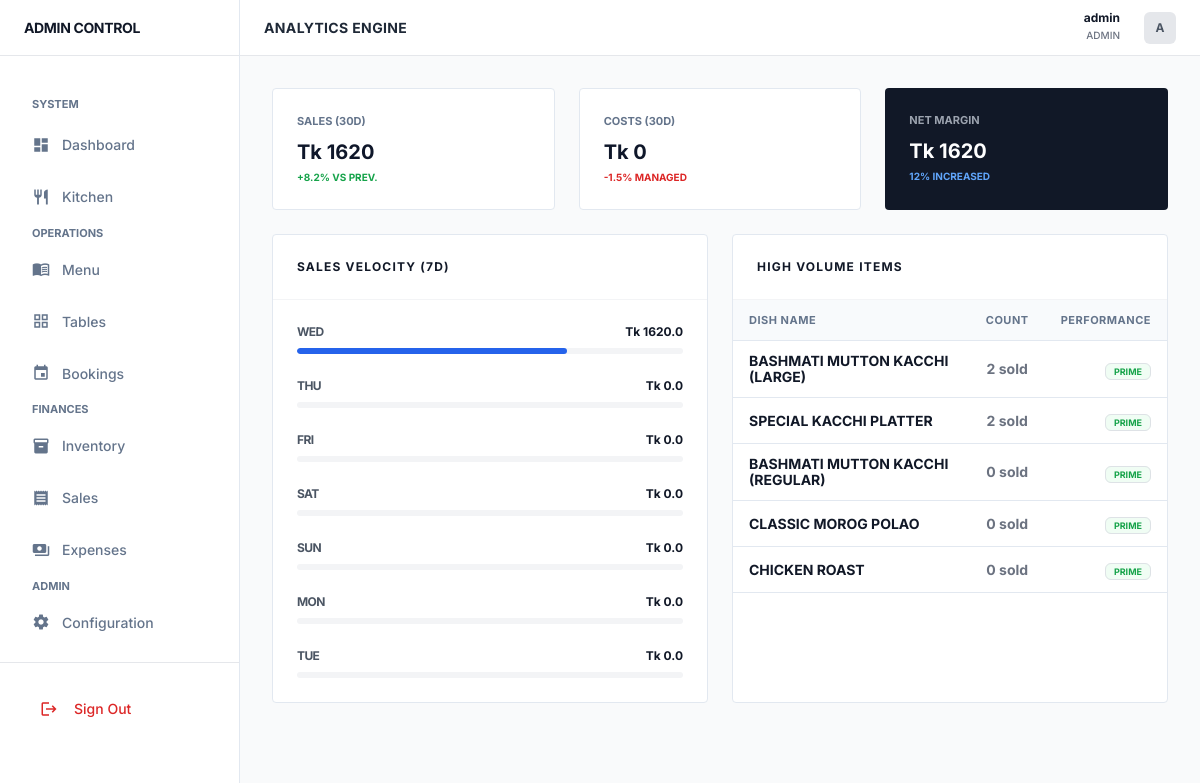
The app's page /reports/ (signed in) with its own data.
### core/models/menu_item.py (models this page shows, shortened)
class MenuItem(models.Model):
    category = models.ForeignKey('Category', on_delete=models.CASCADE, related_name='items')
    name = models.CharField(max_length=100)
    description = models.TextField(blank=True, null=True)
    price = models.DecimalField(max_digits=10, decimal_places=2)
    is_available = models.BooleanField(default=True)
    image = models.ImageField(upload_to='menu_items/', blank=True, null=True)

### core/views/reports.py (the view)
class ReportsDashboardView(LoginRequiredMixin, TemplateView):
    template_name = 'core/reports.html'
    def get_context_data(self, **kwargs):
        context = super().get_context_data(**kwargs)
        today = timezone.now().date()
        last_30_days = today - timedelta(days=30)
        orders = Order.objects.filter(status='paid', created_at__date__gte=last_30_days)
        total_sales = sum(o.total_price for o in orders)
        context['total_sales'] = total_sales
        expenses = Expense.objects.filter(date__gte=last_30_days)
        total_expenses = expenses.aggregate(Sum('amount'))['amount__sum'] or 0
        context['total_expenses'] = total_expenses
        context['net_profit'] = total_sales - total_expenses
        context['popular_items'] = MenuItem.objects.annotate(
            order_count=Count('orderitem')
        ).order_by('-order_count')[:5]
        daily_sales = []
        for i in range(6, -1, -1):
            date = today - timedelta(days=i)
            day_orders = Order.objects.filter(status='paid', created_at__date=date)
            amount = sum(o.total_price for o in day_orders)
            daily_sales.append({'date': date.strftime('%a'), 'amount': float(amount)})
        context['daily_sales_json'] = daily_sales
        return context

### core/context_processors.py (called while the page is built)
def low_stock_processor(request):
    if request.user.is_authenticated:
        low_stock_count = 0
        ingredients = Ingredient.objects.all()
        for item in ingredients:
            if item.current_stock <= item.low_stock_threshold:
                low_stock_count += 1
        return {'sidebar_low_stock_count': low_stock_count}
    return {'sidebar_low_stock_count': 0}

### core/models/order.py (called while the page is built)
    @property
    def subtotal(self):
        return sum(item.get_total_item_price() for item in self.items.all())

    @property
    def tax_amount(self):
        return (self.subtotal * self.tax_rate) / 100

    @property
    def total_price(self):
        return self.subtotal + self.tax_amount

### core/models/order_item.py (called while the page is built)
    def get_total_item_price(self):
        return self.quantity * self.price

### core/templates/core/reports.html
{% extends 'core/base.html' %}
{% load inventory_extras %}
{% block page_title %}Analytics Engine{% endblock %}
{% block content %}
<div class="grid grid-cols-1 md:grid-cols-3 gap-4 mb-6">
    <div class="app-card p-4">
        <p class="section-label">Sales (30D)</p>
        <h3 class="text-xl font-bold">Tk {{ total_sales|floatformat:0 }}</h3>
        <p class="text-[10px] font-bold text-green-600 uppercase mt-1">+8.2% vs Prev.</p>
    </div>
    <div class="app-card p-4">
        <p class="section-label">Costs (30D)</p>
        <h3 class="text-xl font-bold">Tk {{ total_expenses|floatformat:0 }}</h3>
        <p class="text-[10px] font-bold text-red-600 uppercase mt-1">-1.5% Managed</p>
    </div>
    <div class="app-card p-4 bg-gray-900 border-none">
        <p class="section-label text-gray-400">Net Margin</p>
        <h3 class="text-xl font-bold text-white">Tk {{ net_profit|floatformat:0 }}</h3>
        <p class="text-[10px] font-bold text-blue-400 uppercase mt-1">12% Increased</p>
    </div>
</div>
<div class="grid grid-cols-1 lg:grid-cols-2 gap-6">
    <div class="app-card overflow-hidden">
        <div class="px-6 py-4 border-b border-gray-100">
            <h4 class="text-xs font-bold text-gray-900 uppercase tracking-widest">Sales Velocity (7D)</h4>
        </div>
        <div class="p-6 space-y-6">
            {% for day in daily_sales_json %}
            <div>
                <div class="flex justify-between items-center mb-2">
                    <span class="text-xs font-bold text-gray-600 uppercase tracking-tighter">{{ day.date }}</span>
                    <span class="text-xs font-bold text-gray-900">Tk {{ day.amount }}</span>
                </div>
                <div class="w-full h-1.5 bg-gray-100 rounded-full overflow-hidden">
                    <div class="h-full bg-blue-600 rounded-full"
                         style="width: {% if day.amount > 0 %}max(2%, 70%){% else %}0%{% endif %}"></div>
                </div>
            </div>
            {% endfor %}
        </div>
    </div>
    <div class="app-card overflow-hidden">
        <div class="px-6 py-4 border-b border-gray-100">
            <h4 class="text-xs font-bold text-gray-900 uppercase tracking-widest">High Volume Items</h4>
        </div>
        <div class="overflow-x-auto">
            <table class="table-flat">
                <thead>
                    <tr>
                        <th>Dish Name</th>
                        <th class="text-center">Count</th>
                        <th class="text-right">Performance</th>
                    </tr>
                </thead>
                <tbody>
                    {% for item in popular_items %}
                    <tr>
                        <td class="font-bold text-gray-900 uppercase text-xs">{{ item.name }}</td>
                        <td class="text-center text-xs font-bold text-gray-500">{{ item.order_count }} sold</td>
                        <td class="text-right">
                            <span class="text-[9px] font-bold text-green-600 border border-green-200 bg-green-50 px-2 py-0.5 rounded uppercase">Prime</span>
                        </td>
                    </tr>
                    {% empty %}
                    <tr>
                        <td colspan="3" class="py-20 text-center text-gray-400 text-xs font-bold uppercase italic">Insufficient Data</td>
                    </tr>
                    {% endfor %}
                </tbody>
            </table>
        </div>
    </div>
</div>
{% endblock %}

### core/templates/core/base.html (shortened to what this page needs)
{% load static %}
<!DOCTYPE html>
<html lang="en" x-data="{ sidebarOpen: false }">
<head>
    <link href="https://cdn.jsdelivr.net/npm/bootstrap@5.3.0/dist/css/bootstrap.min.css" rel="stylesheet">
    <script src="https://cdn.tailwindcss.com"></script>
    <link rel="stylesheet" href="{% static 'core/css/style.css' %}">
</head>
<body class="bg-gray-50">
    <div class="flex h-screen overflow-hidden">
        <aside :class="sidebarOpen ? 'block' : 'hidden'" class="lg:block flat-sidebar h-full flex flex-col z-40 fixed lg:static inset-y-0 left-0" x-cloak>
            <div class="h-14 flex items-center px-6 border-b border-gray-200">
                <span class="text-sm font-bold text-gray-900 tracking-tight uppercase">Admin Control</span>
            </div>
            <nav class="flex-1 overflow-y-auto p-3 space-y-1">
                <p class="section-label px-3 mt-4">System</p>
                <a href="{% url 'dashboard' %}" class="nav-link-flat {% if request.resolver_match.url_name == 'dashboard' %}nav-link-active{% endif %}">
                    <span class="material-icons text-lg">dashboard</span>
                    <span>Dashboard</span>
                </a>
                <a href="{% url 'kitchen_dashboard' %}" class="nav-link-flat {% if 'kitchen' in request.path %}nav-link-active{% endif %}">
                    <span class="material-icons text-lg">restaurant</span>
                    <span>Kitchen</span>
                </a>
                <p class="section-label px-3 mt-6">Operations</p>
                <a href="{% url 'menu_list' %}" class="nav-link-flat {% if 'menu' in request.path %}nav-link-active{% endif %}">
                    <span class="material-icons text-lg">menu_book</span>
                    <span>Menu</span>
                </a>
                <a href="{% url 'table_list' %}" class="nav-link-flat {% if 'tables' in request.path %}nav-link-active{% endif %}">
                    <span class="material-icons text-lg">grid_view</span>
                    <span>Tables</span>
                </a>
                <a href="{% url 'reservation_list' %}" class="nav-link-flat {% if 'reservations' in request.path %}nav-link-active{% endif %}">
                    <span class="material-icons text-lg">event</span>
                    <span>Bookings</span>
                </a>
                <p class="section-label px-3 mt-6">Finances</p>
                <a href="{% url 'ingredient_list' %}" class="nav-link-flat {% if 'inventory' in request.path %}nav-link-active{% endif %}">
                    <span class="material-icons text-lg">inventory_2</span>
                    <span>Inventory</span>
                </a>
                <a href="{% url 'order_list' %}" class="nav-link-flat {% if 'orders' in request.path %}nav-link-active{% endif %}">
                    <span class="material-icons text-lg">receipt</span>
                    <span>Sales</span>
                </a>
                <a href="{% url 'expense_list' %}" class="nav-link-flat {% if 'expenses' in request.path %}nav-link-active{% endif %}">
                    <span class="material-icons text-lg">payments</span>
                    <span>Expenses</span>
                </a>
                {% if user.is_superuser %}
                <p class="section-label px-3 mt-6">Admin</p>
                <a href="{% url 'settings_home' %}" class="nav-link-flat {% if 'settings' in request.path %}nav-link-active{% endif %}">
                    <span class="material-icons text-lg">settings</span>
                    <span>Configuration</span>
                </a>
                {% endif %}
            </nav>
            <div class="p-4 border-t border-gray-200">
                <form action="{% url 'logout' %}" method="post">
                    <button type="submit" class="flex items-center gap-3 w-full px-3 py-2 text-sm font-medium text-red-600 hover:bg-red-50 rounded">
                        <span class="material-icons text-lg">logout</span>
                        <span>Sign Out</span>
                    </button>
                </form>
            </div>
        </aside>
        <div class="flex-1 flex flex-col min-w-0">
            <header class="h-14 bg-white border-b border-gray-200 flex items-center justify-between px-6 sticky top-0 z-30">
                <div class="flex items-center gap-4">
                    <h1 class="text-sm font-bold text-gray-800 uppercase tracking-wide">{% block page_title %}Overview{% endblock %}</h1>
                </div>
                <div class="flex items-center gap-4">
                    <div class="text-right hidden sm:block">
                        <p class="text-xs font-bold text-gray-900 leading-none mb-1">{{ user.username }}</p>
                        <p class="text-[10px] text-gray-500 uppercase font-medium">{% if user.is_superuser %}Admin{% else %}Staff{% endif %}</p>
                    </div>
                    <div class="w-8 h-8 bg-gray-200 rounded flex items-center justify-center text-xs font-bold text-gray-600">
                        {{ user.username|first|upper }}
                    </div>
                </div>
            </header>
            <main class="flex-1 overflow-y-auto p-6 lg:p-8">
                {% block content %}{% endblock %}
            </main>
        </div>
    </div>
</body>
</html>

### core/static/core/css/style.css (style rules this page uses)
:root { --primary-color: #2563eb; --secondary-color: #64748b; --success-color: #16a34a; --danger-color: #dc2626; --bg-light: #f8fafc; --bg-white: #ffffff; --text-main: #1e293b; --text-muted: #64748b; --border-main: #e2e8f0; --border-dark: #cbd5e1; --radius-none: 0px; --radius-sm: 4px; --radius-md: 6px; --sidebar-w: 240px; --header-h: 56px; }
* { transition: none !important; box-shadow: none !important; }
body { background-color: var(--bg-light); color: var(--text-main); font-family: 'Inter', system-ui, -apple-system, sans-serif; line-height: 1.5; -webkit-font-smoothing: grayscale; }
.app-card { background: var(--bg-white); border: 1px solid var(--border-main); border-radius: var(--radius-sm); }
.flat-sidebar { width: var(--sidebar-w); background: var(--bg-white); border-right: 1px solid var(--border-main); }
.nav-link-flat { display: flex; align-items: center; gap: 12px; padding: 10px 16px; color: var(--text-muted); font-size: 14px; font-weight: 500; border-radius: var(--radius-sm); text-decoration: none; }
.table-flat { width: 100%; border-collapse: collapse; }
.table-flat th { background: var(--bg-light); color: var(--text-muted); font-size: 11px; text-transform: uppercase; letter-spacing: 0.5px; padding: 12px 16px; border-bottom: 1px solid var(--border-main); }
.table-flat td { padding: 12px 16px; border-bottom: 1px solid var(--border-main); font-size: 14px; }
h1, h2, h3, h4 { font-weight: 600; color: #0f172a; }
.section-label { font-size: 11px; font-weight: 700; text-transform: uppercase; color: var(--text-muted); margin-bottom: 8px; display: block; }

### core/templates/core/base.html (style rules this page uses)
body { font-family: 'Inter', -apple-system, sans-serif; }

### records on screen
MenuItem: name "BASHMATI MUTTON KACCHI (LARGE)", order_count "2"
MenuItem: name "SPECIAL KACCHI PLATTER", order_count "2"
MenuItem: name "BASHMATI MUTTON KACCHI (REGULAR)", order_count "0"
MenuItem: name "CLASSIC MOROG POLAO", order_count "0"
MenuItem: name "CHICKEN ROAST", order_count "0"

### other values on screen
{{ user.username }} "admin"
{{ user.username|first|upper }} "A"
{{ total_sales|floatformat:0 }} "1620"
{{ total_expenses|floatformat:0 }} "0"
{{ net_profit|floatformat:0 }} "1620"
{{ day.date }} "WED" "THU" "FRI" "SAT" "SUN" "MON" "TUE"
{{ day.amount }} "1620.0" "0.0" "0.0" "0.0" "0.0" "0.0" "0.0"
